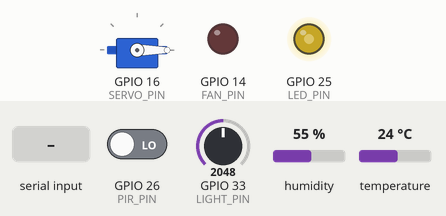
The program below on a simulated ESP32. Shown: servo, output pins drawn as LEDs (lit = HIGH). The inputs (shaded band) are chosen by the test bench; at power-on: humidity 55 %, GPIO 33 (LIGHT_PIN) = 2048, GPIO 26 (PIR_PIN) LOW, temperature 24 °C. WiFi joins after 1.5 s; servers stay silent unless stated; random numbers use the default seed unless the program sets one; servo pulses on a pin are drawn as a servo (544–2400 µs = 0–180°); what the program prints to the serial monitor is not drawn.

Above: at 6.2 s.
6.3 s: "FEED:NOW\n" received over Serial
At 6.9 s:
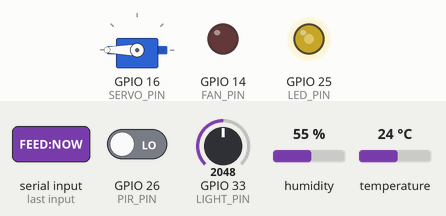
10.8 s: humidity set to 74 %
12.3 s: humidity set to 77 %
At 15.0 s:
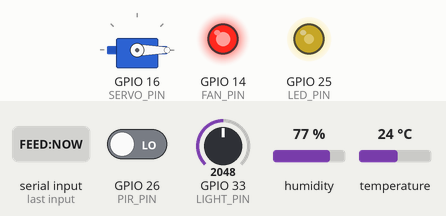
15.5 s: GPIO 33 (LIGHT_PIN) set to 1228
At 17.4 s:
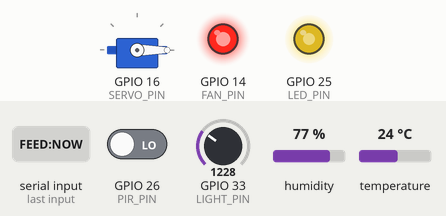
18.5 s: "LED:\n" received over Serial
At 19.5 s:
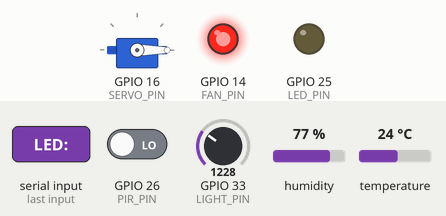
20.0 s: "FEED:NOW\n" received over Serial
At 20.7 s:
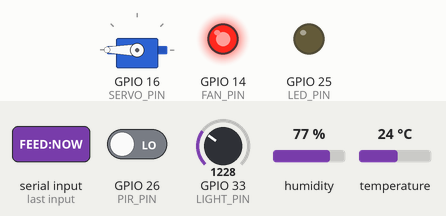
Timing chart, 0 to 24.5 s (numbered marks = the images above; inputs shaded):
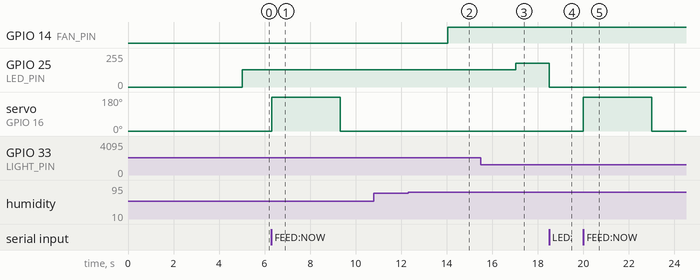

The program:

main.cpp
```cpp
#include <Arduino.h>
#include <DHTesp.h>
#include <WiFi.h>
// 不用 ESP32Servo，直接 LEDC PWM 驱动舵机

#define DHT_PIN     27
#define SERVO_PIN   16
#define LED_PIN     25
#define LIGHT_PIN   33
#define PIR_PIN     26
#define FAN_PIN     14

DHTesp dht;

// 舵机 PWM 通道和占空比
#define SERVO_CH    8
#define SERVO_FREQ  50   // 50Hz
#define SERVO_RES   12   // 12-bit resolution (0-4095)
// 0° = 500us → duty = 500/20000*4096 ≈ 102
// 180° = 2400us → duty = 2400/20000*4096 ≈ 492
#define SERVO_MIN   102
#define SERVO_MAX   492
#define servoWrite(a) ledcWrite(SERVO_CH, map(a, 0, 180, SERVO_MIN, SERVO_MAX))

int temperature = 0, humidity = 0, lightLevel = 0, ledBrightness = 0;
int activityCount = 0, heartRate = 80;
bool feeding = false, motionDetected = false, fanOn = false, manualLed = false;
unsigned long lastReport = 0, feedTimer = 0, lastDayReset = 0;
int tempHigh = 28, humHigh = 75;

WiFiServer tcpServer(8080);

void processCmd(String cmdBuf, unsigned long now);

void setup() {
  Serial.begin(115200);                             // UART0: 传感器数据输出
  // 命令通过 Serial (UART0) 接收
  dht.setup(DHT_PIN, DHTesp::DHT22);
  delay(3000);
  ledcSetup(SERVO_CH, SERVO_FREQ, SERVO_RES);
  ledcAttachPin(SERVO_PIN, SERVO_CH);
  servoWrite(0); delay(500);
  pinMode(LED_PIN, OUTPUT); pinMode(PIR_PIN, INPUT); pinMode(FAN_PIN, OUTPUT);
  digitalWrite(FAN_PIN, LOW);

  // 首次读取测试
  TempAndHumidity th = dht.getTempAndHumidity();
  Serial.printf("DHT test: T=%.1f H=%.1f isnan(T)=%d isnan(H)=%d\n",
    th.temperature, th.humidity, isnan(th.temperature), isnan(th.humidity));

  Serial.println("CPS Pet Care Ready");

  // WiFi + TCP 服务器（Wokwi-GUEST 无需密码，频道 6）
  WiFi.begin("Wokwi-GUEST", "", 6);
  int wifiTry = 0;
  while (WiFi.status() != WL_CONNECTED && wifiTry++ < 20) { delay(500); Serial.print("."); }
  Serial.println(WiFi.status() == WL_CONNECTED ? "\nWiFi OK" : "\nWiFi FAIL");
  tcpServer.begin();
  Serial.println("TCP server on port 8080");
}

void loop() {
  unsigned long now = millis();

  // 串口命令（UART2: RX=18, TX=19）
  while (Serial.available()) {
    static String cmdBuf = "";
    char c = (char)Serial.read();
    if (c == '\n') {
      cmdBuf.trim();
      processCmd(cmdBuf, now);
      cmdBuf = "";
    } else {
      cmdBuf += c;
    }
  }

  if (now - lastReport >= 3000) {
    lastReport = now;
    TempAndHumidity th = dht.getTempAndHumidity();
    if (!isnan(th.temperature) && !isnan(th.humidity) && th.temperature > -50) {
      temperature = (int)th.temperature;
      humidity = (int)th.humidity;
    }
    lightLevel = analogRead(LIGHT_PIN);
    if (!manualLed)
      ledBrightness = 255 - (lightLevel * 255 / 4095);
    analogWrite(LED_PIN, ledBrightness);

    if (temperature > tempHigh || humidity > humHigh)
      { fanOn = true; digitalWrite(FAN_PIN, HIGH); }
    else
      { fanOn = false; digitalWrite(FAN_PIN, LOW); }
    heartRate = 80 + random(-5, 8);

    Serial.printf("T:%d H:%d L:%d LED:%d HR:%d ACT:%d FAN:%d\n",
      temperature, humidity, lightLevel, ledBrightness, heartRate, activityCount, fanOn);
  }

  int pir = digitalRead(PIR_PIN);
  if (pir == HIGH && !motionDetected) { motionDetected = true; activityCount++; delay(300); }
  if (pir == LOW) motionDetected = false;
  if (now - lastDayReset > 86400000UL) { activityCount = 0; lastDayReset = now; }

  if (feeding && millis() - feedTimer >= 3000) {
    servoWrite(0); feeding = false;
    Serial.println("FEED:0");
  }
  // TCP 客户端处理——从 bridge 接收命令
  WiFiClient tcpCli = tcpServer.available();
  if (tcpCli && tcpCli.connected()) {
    while (tcpCli.available()) {
      static String tcpBuf = "";
      char c = (char)tcpCli.read();
      if (c == '\n') { tcpBuf.trim(); processCmd(tcpBuf, now); tcpBuf = ""; }
      else tcpBuf += c;
    }
  }
  delay(10);
}

// 统一命令处理
void processCmd(String cmdBuf, unsigned long now) {
  Serial.printf("RX:%s\n", cmdBuf.c_str());
  if (cmdBuf == "LED:auto") {
    manualLed = false;
    ledBrightness = 255 - (lightLevel * 255 / 4095);
    analogWrite(LED_PIN, ledBrightness);
  } else if (cmdBuf.startsWith("LED:")) {
    ledBrightness = constrain(cmdBuf.substring(4).toInt(), 0, 255);
    manualLed = true;
    analogWrite(LED_PIN, ledBrightness);
  } else if (cmdBuf == "FEED:NOW") {
    if (!feeding) {
      feeding = true; feedTimer = now;
      servoWrite(180);
      Serial.println("FEED:1");
    }
  } else if (cmdBuf.startsWith("TEMPHIGH:")) {
    tempHigh = constrain(cmdBuf.substring(9).toInt(), -20, 60);
    Serial.printf("TEMPHIGH:%d\n", tempHigh);
  } else if (cmdBuf.startsWith("HUMHIGH:")) {
    humHigh = constrain(cmdBuf.substring(8).toInt(), 0, 100);
    Serial.printf("HUMHIGH:%d\n", humHigh);
  }
}
```

Measured:
- the behaviour switches between 75 and 76 % on humidity (found by bisection; images 1 and 2)
- after the input at 6.3 s, servo on GPIO 16 (SERVO_PIN): 0° → 180° at once, → 0° 3.0 s later
- after the input at 10.8 s, every drawn part: stays the same
- after the input at 12.3 s, GPIO 14 (FAN_PIN): LOW → HIGH after 1.7 s
- after the input at 15.5 s, GPIO 25 (LED_PIN): 128/255 → 179/255 after 1.5 s
- after the input at 18.5 s, GPIO 25 (LED_PIN): 179/255 → 0/255 at once
- after the input at 20.0 s, servo on GPIO 16 (SERVO_PIN): 0° → 180° at once, → 0° 3.0 s later
